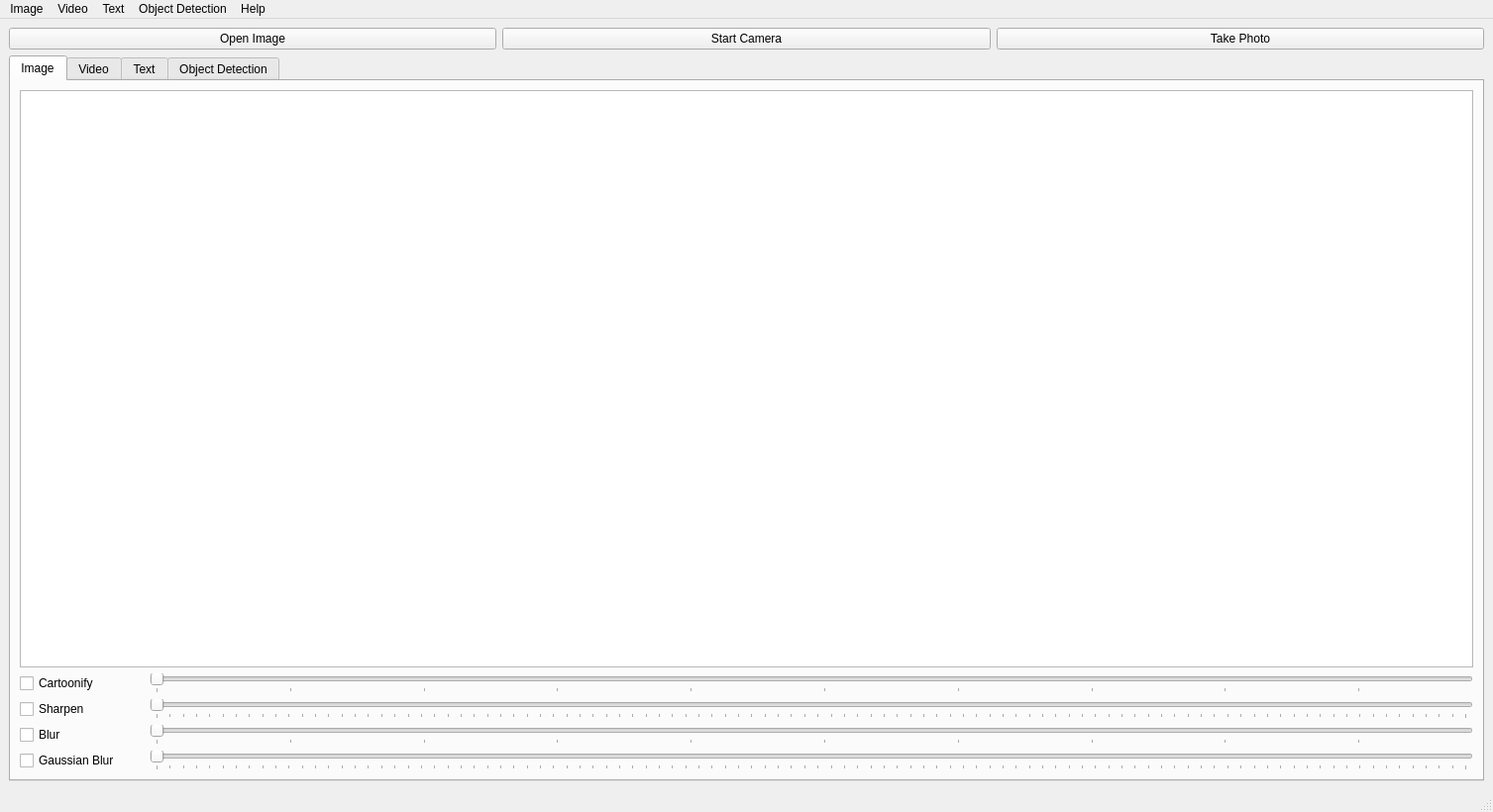
<?xml version="1.0" encoding="UTF-8"?>
<ui version="4.0">
 <class>MainWindow</class>
 <widget class="QMainWindow" name="MainWindow">
  <property name="geometry">
   <rect>
    <x>0</x>
    <y>0</y>
    <width>1507</width>
    <height>820</height>
   </rect>
  </property>
  <property name="sizePolicy">
   <sizepolicy hsizetype="Expanding" vsizetype="Minimum">
    <horstretch>0</horstretch>
    <verstretch>0</verstretch>
   </sizepolicy>
  </property>
  <property name="windowTitle">
   <string>MainWindow</string>
  </property>
  <widget class="QWidget" name="centralwidget">
   <layout class="QVBoxLayout" name="verticalLayout">
    <item>
     <layout class="QHBoxLayout" name="horizontalLayout_2">
      <item>
       <widget class="QPushButton" name="openImage">
        <property name="text">
         <string>Open Image</string>
        </property>
       </widget>
      </item>
      <item>
       <widget class="QPushButton" name="openCamera">
        <property name="text">
         <string>Start Camera</string>
        </property>
       </widget>
      </item>
      <item>
       <widget class="QPushButton" name="takePhoto">
        <property name="enabled">
         <bool>true</bool>
        </property>
        <property name="text">
         <string>Take Photo</string>
        </property>
       </widget>
      </item>
     </layout>
    </item>
    <item>
     <widget class="QTabWidget" name="tabWidget">
      <property name="enabled">
       <bool>true</bool>
      </property>
      <property name="currentIndex">
       <number>0</number>
      </property>
      <property name="usesScrollButtons">
       <bool>false</bool>
      </property>
      <property name="tabsClosable">
       <bool>false</bool>
      </property>
      <property name="movable">
       <bool>true</bool>
      </property>
      <widget class="QWidget" name="Image">
       <attribute name="title">
        <string>Image</string>
       </attribute>
       <layout class="QVBoxLayout" name="verticalLayout_4">
        <item>
         <widget class="QGraphicsView" name="imageGraphicsView">
          <property name="sizePolicy">
           <sizepolicy hsizetype="MinimumExpanding" vsizetype="MinimumExpanding">
            <horstretch>0</horstretch>
            <verstretch>0</verstretch>
           </sizepolicy>
          </property>
         </widget>
        </item>
        <item>
         <layout class="QFormLayout" name="imageSettingsFormLayout">
          <property name="sizeConstraint">
           <enum>QLayout::SetDefaultConstraint</enum>
          </property>
          <property name="fieldGrowthPolicy">
           <enum>QFormLayout::ExpandingFieldsGrow</enum>
          </property>
          <property name="labelAlignment">
           <set>Qt::AlignJustify|Qt::AlignVCenter</set>
          </property>
          <property name="formAlignment">
           <set>Qt::AlignJustify|Qt::AlignVCenter</set>
          </property>
          <item row="0" column="0">
           <layout class="QVBoxLayout" name="verticalLayout_2">
            <property name="rightMargin">
             <number>12</number>
            </property>
            <item>
             <widget class="QCheckBox" name="cartoonifyCheckBox">
              <property name="sizePolicy">
               <sizepolicy hsizetype="Expanding" vsizetype="Minimum">
                <horstretch>0</horstretch>
                <verstretch>0</verstretch>
               </sizepolicy>
              </property>
              <property name="text">
               <string>Cartoonify</string>
              </property>
              <property name="checkable">
               <bool>true</bool>
              </property>
              <property name="tristate">
               <bool>false</bool>
              </property>
             </widget>
            </item>
            <item>
             <widget class="QCheckBox" name="sharpenCheckbox">
              <property name="sizePolicy">
               <sizepolicy hsizetype="Expanding" vsizetype="Minimum">
                <horstretch>0</horstretch>
                <verstretch>0</verstretch>
               </sizepolicy>
              </property>
              <property name="text">
               <string>Sharpen</string>
              </property>
             </widget>
            </item>
            <item>
             <widget class="QCheckBox" name="blurCheckBox">
              <property name="sizePolicy">
               <sizepolicy hsizetype="Expanding" vsizetype="Minimum">
                <horstretch>0</horstretch>
                <verstretch>0</verstretch>
               </sizepolicy>
              </property>
              <property name="text">
               <string>Blur</string>
              </property>
             </widget>
            </item>
            <item>
             <widget class="QCheckBox" name="gaussianBlurCheckBox">
              <property name="sizePolicy">
               <sizepolicy hsizetype="Expanding" vsizetype="Minimum">
                <horstretch>0</horstretch>
                <verstretch>0</verstretch>
               </sizepolicy>
              </property>
              <property name="text">
               <string>Gaussian Blur</string>
              </property>
             </widget>
            </item>
           </layout>
          </item>
          <item row="0" column="1">
           <layout class="QVBoxLayout" name="verticalLayout_3">
            <property name="leftMargin">
             <number>12</number>
            </property>
            <item>
             <widget class="QSlider" name="cartoonifyHS">
              <property name="sizePolicy">
               <sizepolicy hsizetype="Expanding" vsizetype="Minimum">
                <horstretch>0</horstretch>
                <verstretch>0</verstretch>
               </sizepolicy>
              </property>
              <property name="minimum">
               <number>1</number>
              </property>
              <property name="maximum">
               <number>99</number>
              </property>
              <property name="orientation">
               <enum>Qt::Horizontal</enum>
              </property>
              <property name="tickPosition">
               <enum>QSlider::TicksBelow</enum>
              </property>
             </widget>
            </item>
            <item>
             <widget class="QSlider" name="sharpenHS">
              <property name="sizePolicy">
               <sizepolicy hsizetype="Expanding" vsizetype="Minimum">
                <horstretch>0</horstretch>
                <verstretch>0</verstretch>
               </sizepolicy>
              </property>
              <property name="orientation">
               <enum>Qt::Horizontal</enum>
              </property>
              <property name="tickPosition">
               <enum>QSlider::TicksBelow</enum>
              </property>
             </widget>
            </item>
            <item>
             <widget class="QSlider" name="blurHS">
              <property name="sizePolicy">
               <sizepolicy hsizetype="Expanding" vsizetype="Minimum">
                <horstretch>0</horstretch>
                <verstretch>0</verstretch>
               </sizepolicy>
              </property>
              <property name="minimum">
               <number>1</number>
              </property>
              <property name="maximum">
               <number>99</number>
              </property>
              <property name="singleStep">
               <number>2</number>
              </property>
              <property name="sliderPosition">
               <number>1</number>
              </property>
              <property name="tracking">
               <bool>true</bool>
              </property>
              <property name="orientation">
               <enum>Qt::Horizontal</enum>
              </property>
              <property name="invertedAppearance">
               <bool>false</bool>
              </property>
              <property name="invertedControls">
               <bool>false</bool>
              </property>
              <property name="tickPosition">
               <enum>QSlider::TicksBelow</enum>
              </property>
              <property name="tickInterval">
               <number>10</number>
              </property>
             </widget>
            </item>
            <item>
             <widget class="QSlider" name="gaussianBlurHS">
              <property name="sizePolicy">
               <sizepolicy hsizetype="Expanding" vsizetype="Minimum">
                <horstretch>0</horstretch>
                <verstretch>0</verstretch>
               </sizepolicy>
              </property>
              <property name="orientation">
               <enum>Qt::Horizontal</enum>
              </property>
              <property name="tickPosition">
               <enum>QSlider::TicksBelow</enum>
              </property>
             </widget>
            </item>
           </layout>
          </item>
         </layout>
        </item>
       </layout>
      </widget>
      <widget class="QWidget" name="Video">
       <attribute name="title">
        <string>Video</string>
       </attribute>
       <layout class="QVBoxLayout" name="verticalLayout_12">
        <item>
         <widget class="QGraphicsView" name="videoGraphicsView"/>
        </item>
        <item>
         <layout class="QHBoxLayout" name="horizontalLayout_3">
          <item>
           <widget class="QCheckBox" name="addMouse">
            <property name="text">
             <string>Mouse</string>
            </property>
           </widget>
          </item>
          <item>
           <widget class="QCheckBox" name="addMoustache">
            <property name="text">
             <string>Moustache</string>
            </property>
           </widget>
          </item>
          <item>
           <widget class="QCheckBox" name="addSpectacles">
            <property name="text">
             <string>Spectacles</string>
            </property>
           </widget>
          </item>
          <item>
           <widget class="QCheckBox" name="addElephantFace">
            <property name="enabled">
             <bool>true</bool>
            </property>
            <property name="text">
             <string>Elephant Face</string>
            </property>
            <property name="checked">
             <bool>false</bool>
            </property>
           </widget>
          </item>
         </layout>
        </item>
       </layout>
      </widget>
      <widget class="QWidget" name="Text">
       <attribute name="title">
        <string>Text</string>
       </attribute>
       <layout class="QVBoxLayout" name="verticalLayout_5">
        <item>
         <widget class="QSplitter" name="splitter">
          <property name="orientation">
           <enum>Qt::Horizontal</enum>
          </property>
          <widget class="QGraphicsView" name="textEditorImageGraphicsView"/>
          <widget class="QTextEdit" name="textAreaForOCR"/>
         </widget>
        </item>
        <item>
         <widget class="QPushButton" name="extractText">
          <property name="text">
           <string>Extract Text</string>
          </property>
         </widget>
        </item>
       </layout>
      </widget>
      <widget class="QWidget" name="OD">
       <attribute name="title">
        <string>Object Detection</string>
       </attribute>
       <layout class="QVBoxLayout" name="verticalLayout_11">
        <item>
         <widget class="QGraphicsView" name="graphicsViewOD"/>
        </item>
       </layout>
      </widget>
     </widget>
    </item>
   </layout>
  </widget>
  <widget class="QStatusBar" name="statusbar">
   <property name="enabled">
    <bool>false</bool>
   </property>
  </widget>
  <widget class="QMenuBar" name="menubar">
   <property name="geometry">
    <rect>
     <x>0</x>
     <y>0</y>
     <width>1507</width>
     <height>37</height>
    </rect>
   </property>
   <widget class="QMenu" name="menuImage">
    <property name="title">
     <string>Image</string>
    </property>
    <addaction name="actionOpen_Image"/>
    <addaction name="actionSave_Image"/>
    <addaction name="actionSave_Image_As"/>
    <addaction name="actionZoom_In"/>
    <addaction name="actionZoom_Out"/>
    <addaction name="actionFlip_Horizontal"/>
    <addaction name="actionFlip_Vertical"/>
    <addaction name="actionRotate_Left"/>
    <addaction name="actionRotate_Right"/>
    <addaction name="actionFit_to_Window"/>
    <addaction name="actionNormal_Size"/>
    <addaction name="actionClose_Image"/>
   </widget>
   <widget class="QMenu" name="menuVideo">
    <property name="title">
     <string>Video</string>
    </property>
    <widget class="QMenu" name="menuFilters">
     <property name="title">
      <string>Filters</string>
     </property>
     <addaction name="actionCartoonify"/>
     <addaction name="actionBlur"/>
     <addaction name="actionSharpen"/>
    </widget>
    <widget class="QMenu" name="menuAdd_Face_Masks">
     <property name="title">
      <string>Add Face Masks</string>
     </property>
     <addaction name="actionMoustache"/>
     <addaction name="actionSpectacles"/>
     <addaction name="actionMonkey"/>
     <addaction name="actionMouse_Nose"/>
     <addaction name="actionDuck_Face"/>
    </widget>
    <addaction name="actionOpen_Camera"/>
    <addaction name="actionClose_Camera"/>
    <addaction name="menuFilters"/>
    <addaction name="menuAdd_Face_Masks"/>
   </widget>
   <widget class="QMenu" name="menuText">
    <property name="title">
     <string>Text</string>
    </property>
    <addaction name="actionSave_Text"/>
    <addaction name="actionOCR"/>
   </widget>
   <widget class="QMenu" name="menuObject_Detection">
    <property name="title">
     <string>Object Detection</string>
    </property>
    <widget class="QMenu" name="menuYolo">
     <property name="title">
      <string>Yolo</string>
     </property>
     <addaction name="actionCar_Detection_2"/>
     <addaction name="actionPet_Detection_2"/>
    </widget>
    <addaction name="menuYolo"/>
    <addaction name="actionSSD"/>
   </widget>
   <widget class="QMenu" name="menuAbout">
    <property name="title">
     <string>Help</string>
    </property>
    <addaction name="actionAbout"/>
    <addaction name="actionShow_Cameras"/>
   </widget>
   <addaction name="menuImage"/>
   <addaction name="menuVideo"/>
   <addaction name="menuText"/>
   <addaction name="menuObject_Detection"/>
   <addaction name="menuAbout"/>
  </widget>
  <action name="actionExit">
   <property name="text">
    <string>Exit</string>
   </property>
  </action>
  <action name="actionOpen_Camera">
   <property name="text">
    <string>Open Camera</string>
   </property>
  </action>
  <action name="actionClose_Camera">
   <property name="text">
    <string>Close Camera</string>
   </property>
  </action>
  <action name="actionCartoonify">
   <property name="text">
    <string>Cartoonify</string>
   </property>
  </action>
  <action name="actionAdd_face_Masks">
   <property name="text">
    <string>Add face Masks</string>
   </property>
  </action>
  <action name="actionBlur">
   <property name="text">
    <string>Blur</string>
   </property>
  </action>
  <action name="actionSharpen">
   <property name="text">
    <string>Sharpen</string>
   </property>
  </action>
  <action name="actionMoustache">
   <property name="text">
    <string>Moustache</string>
   </property>
  </action>
  <action name="actionSpectacles">
   <property name="text">
    <string>Spectacles</string>
   </property>
  </action>
  <action name="actionMonkey">
   <property name="text">
    <string>Elephant Face</string>
   </property>
  </action>
  <action name="actionMouse_Nose">
   <property name="text">
    <string>Mouse Nose</string>
   </property>
  </action>
  <action name="actionDuck_Face">
   <property name="text">
    <string>Duck Face</string>
   </property>
  </action>
  <action name="actionSharpen_2">
   <property name="text">
    <string>Sharpen</string>
   </property>
  </action>
  <action name="actionDilate">
   <property name="text">
    <string>Dilate</string>
   </property>
  </action>
  <action name="actionBlur_2">
   <property name="text">
    <string>Blur</string>
   </property>
  </action>
  <action name="actionGaussian_Blur">
   <property name="text">
    <string>Gaussian Blur</string>
   </property>
  </action>
  <action name="actionCar_Detection">
   <property name="text">
    <string>Car Detection</string>
   </property>
  </action>
  <action name="actionPet_Detection">
   <property name="text">
    <string>Pet Detection</string>
   </property>
  </action>
  <action name="actionFlower_Classifier">
   <property name="text">
    <string>Flower Classifier</string>
   </property>
  </action>
  <action name="actionOCR">
   <property name="text">
    <string>OCR Settiings</string>
   </property>
  </action>
  <action name="actionImage_Text_Detection">
   <property name="text">
    <string>Image Text Detection</string>
   </property>
  </action>
  <action name="actionOpen">
   <property name="text">
    <string>Open</string>
   </property>
  </action>
  <action name="actionUndo">
   <property name="text">
    <string>Undo</string>
   </property>
  </action>
  <action name="actionSave">
   <property name="text">
    <string>Save</string>
   </property>
  </action>
  <action name="actionSave_As">
   <property name="text">
    <string>Save As</string>
   </property>
  </action>
  <action name="actionCar_Detection_2">
   <property name="text">
    <string>Car Detection</string>
   </property>
  </action>
  <action name="actionPet_Detection_2">
   <property name="text">
    <string>Pet Detection</string>
   </property>
  </action>
  <action name="actionSSD">
   <property name="text">
    <string>SSD</string>
   </property>
  </action>
  <action name="actionOpen_Image">
   <property name="text">
    <string>Open Image</string>
   </property>
  </action>
  <action name="actionSave_Image">
   <property name="text">
    <string>Save Image</string>
   </property>
  </action>
  <action name="actionSave_Image_As">
   <property name="text">
    <string>Save Image As</string>
   </property>
  </action>
  <action name="actionClose_Image">
   <property name="text">
    <string>Close Image</string>
   </property>
  </action>
  <action name="actionSave_Text">
   <property name="text">
    <string>Save Text</string>
   </property>
  </action>
  <action name="actionChoose_Model">
   <property name="text">
    <string>Choose Model</string>
   </property>
  </action>
  <action name="actionAbout">
   <property name="text">
    <string>About</string>
   </property>
  </action>
  <action name="actionShow_Cameras">
   <property name="text">
    <string>Show Cameras</string>
   </property>
  </action>
  <action name="actionZoom_In">
   <property name="text">
    <string>Zoom In</string>
   </property>
  </action>
  <action name="actionZoom_Out">
   <property name="text">
    <string>Zoom Out</string>
   </property>
  </action>
  <action name="actionFlip_Horizontal">
   <property name="text">
    <string>Flip Horizontal</string>
   </property>
  </action>
  <action name="actionFlip_Vertical">
   <property name="text">
    <string>Flip Vertical</string>
   </property>
  </action>
  <action name="actionRotate_Left">
   <property name="text">
    <string>Rotate Left</string>
   </property>
  </action>
  <action name="actionRotate_Right">
   <property name="text">
    <string>Rotate Right</string>
   </property>
  </action>
  <action name="actionFit_to_Window">
   <property name="text">
    <string>Fit to Window</string>
   </property>
  </action>
  <action name="actionNormal_Size">
   <property name="text">
    <string>Normal Size</string>
   </property>
  </action>
 </widget>
 <resources/>
 <connections/>
</ui>
